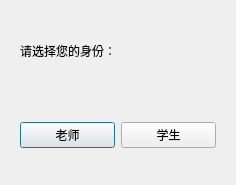
<?xml version="1.0" encoding="UTF-8"?>
<ui version="4.0">
 <class>ChooseRole</class>
 <widget class="QDialog" name="ChooseRole">
  <property name="geometry">
   <rect>
    <x>0</x>
    <y>0</y>
    <width>236</width>
    <height>185</height>
   </rect>
  </property>
  <property name="windowTitle">
   <string>Dialog</string>
  </property>
  <layout class="QVBoxLayout" name="verticalLayout">
   <item>
    <widget class="QWidget" name="widget" native="true">
     <layout class="QHBoxLayout" name="horizontalLayout">
      <item>
       <widget class="QLabel" name="label">
        <property name="text">
         <string>请选择您的身份：</string>
        </property>
       </widget>
      </item>
     </layout>
    </widget>
   </item>
   <item>
    <widget class="QWidget" name="widget_2" native="true">
     <layout class="QHBoxLayout" name="horizontalLayout_2">
      <item>
       <widget class="QPushButton" name="teacherBtn">
        <property name="text">
         <string>老师</string>
        </property>
       </widget>
      </item>
      <item>
       <widget class="QPushButton" name="studentBtn">
        <property name="text">
         <string>学生</string>
        </property>
       </widget>
      </item>
     </layout>
    </widget>
   </item>
  </layout>
 </widget>
 <resources/>
 <connections/>
</ui>
